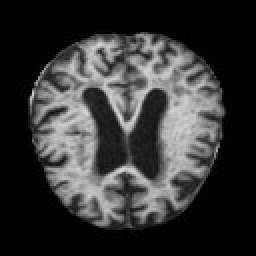
#> input picture Dataset/Mild_Demented/mild_108.jpg, 128 x 128 px (shown 2 times larger); its folder holds only this picture in this run
$ jupyter execute datacollection.ipynb
#> lines starting #> are read from the running program, lines starting #| are printed output that depends on the picture
[cell 1]
import pandas as pd
import numpy as np
import os
from tqdm import tqdm
import matplotlib.pyplot as plt
import cv2

[cell 2]
def count_files_per_folder(directory):
#> called with directory = 'Dataset'
    files_count = {}
    for foldername, _, filenames in os.walk(directory):
        files_count[foldername] = len(filenames)
#> pass 2 of the loop in count_files_per_folder, `for foldername, _, filenames in os.walk(directory):`:
    return files_count

directory_path = "Dataset"
files_per_folder = count_files_per_folder(directory_path)

for folder, count in files_per_folder.items():
    print(f"Folder '{folder}' contains {count} file(s).")

[cell 3]
# label 0 for non_demented, 1 for everythingi else
images = []
labels = []
# print(os.listdir('Dataset'))
for subfolder in tqdm(os.listdir('Dataset')):
    subfolder_path = os.path.join('Dataset', subfolder)
    # print(os.listdir(subfolder_path))
    for image_filename in os.listdir(subfolder_path):
        image_path = os.path.join(subfolder_path, image_filename)
        images.append(image_path)
        labels.append(subfolder)
#> pass 2 of the loop `for subfolder in tqdm(os.listdir('Dataset')):`:
df = pd.DataFrame({'image': images, 'label': labels})
df

[cell 4]
df['label2'] = np.where(df['label'] == 'Non_Demented', 0, 1)
# if multi-label instead of just binary
df.loc[df['label'] == 'Mild_Demented', 'label2'] = 2
df.loc[df['label'] == 'Moderate_Demented', 'label2'] = 3
df

[cell 5]
plt.figure(figsize=(50,50))
for n,i in enumerate(np.random.randint(0,len(df),20)):
    plt.subplot(10,5,n+1)
    img=cv2.imread(df.image[i])
#> img is the input picture: shape (128, 128, 3); min 0, max 216, mean 52.9
    img=cv2.resize(img,(224,224))
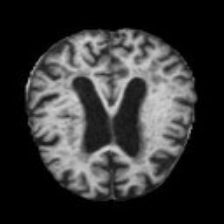
#> img: shape (224, 224, 3); min 0, max 210, mean 52.8
    img=cv2.cvtColor(img,cv2.COLOR_BGR2RGB)
    plt.imshow(img)
    plt.axis('off')
    plt.title(df.label[i],fontsize=25)
#> pass 2 of the loop `for n,i in enumerate(np.random.randint(0,len(df),20)):`:
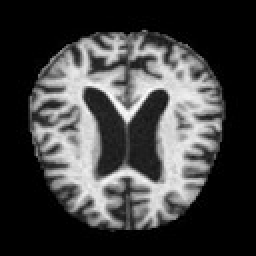
#> input picture Dataset/Moderate_Demented/moderate.jpg, 128 x 128 px (shown 2 times larger)
#> img is the input picture: shape (128, 128, 3); min 0, max 255, mean 63.8
#> `img=cv2.resize(img,(224,224))`:
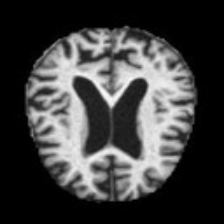
#> img: shape (224, 224, 3); min 0, max 251, mean 63.8
